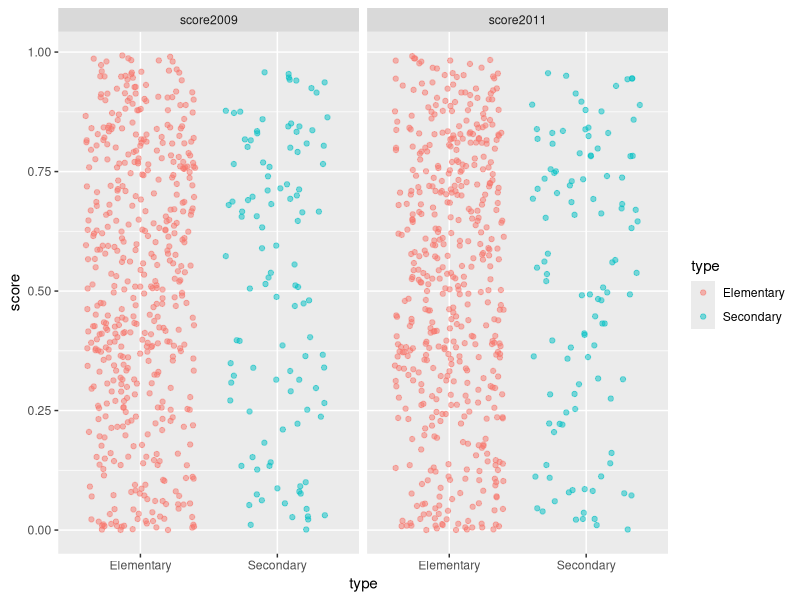
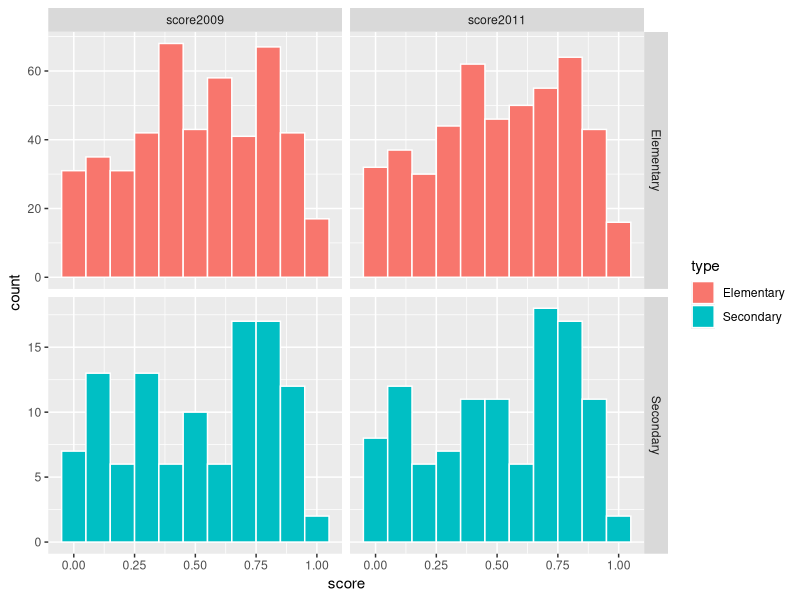
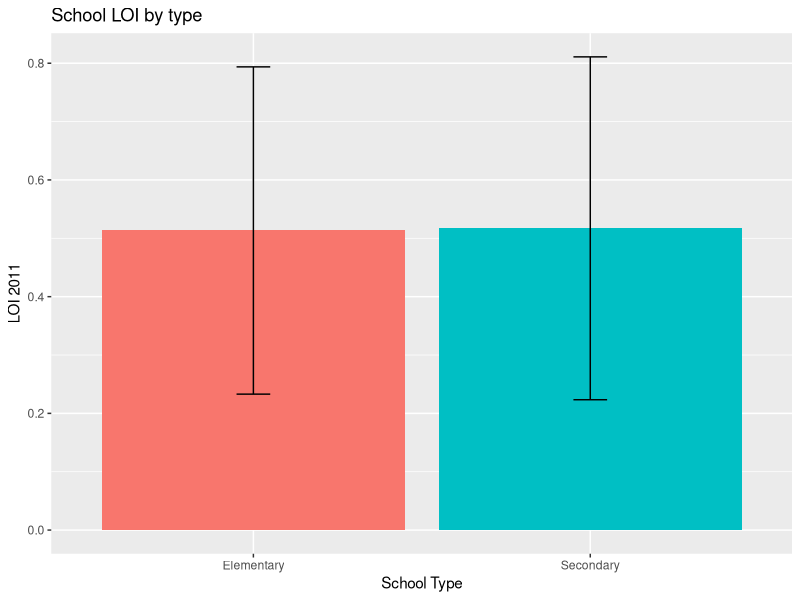
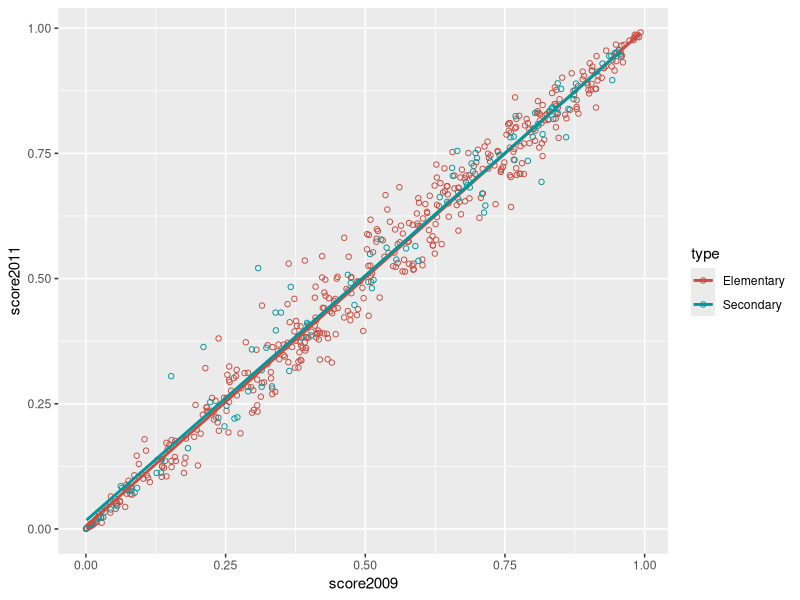
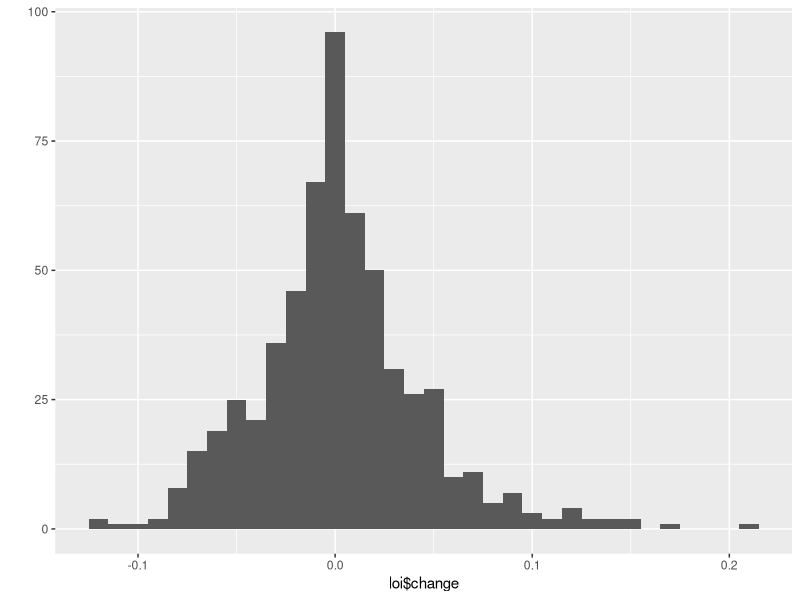
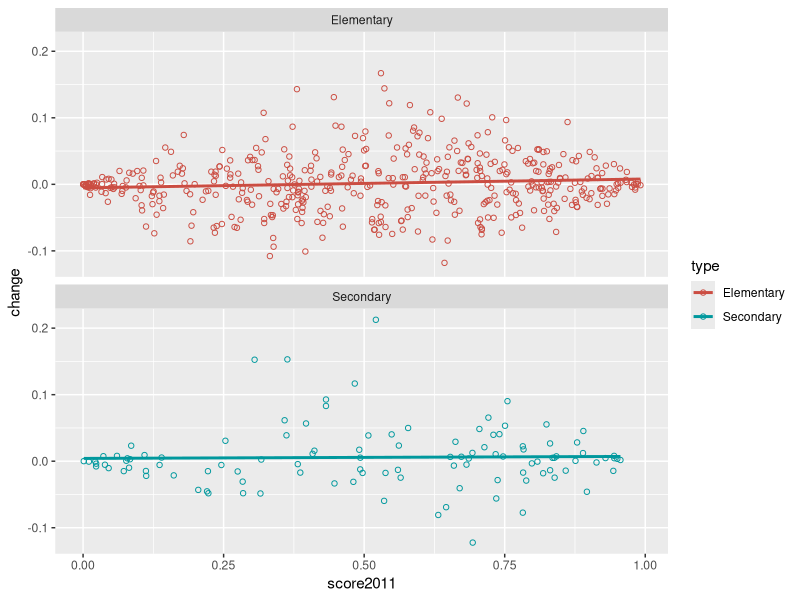
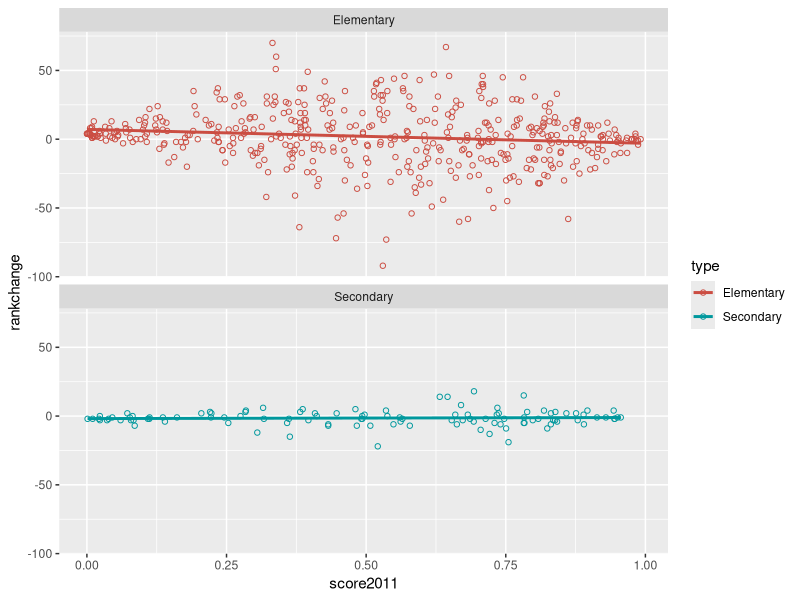
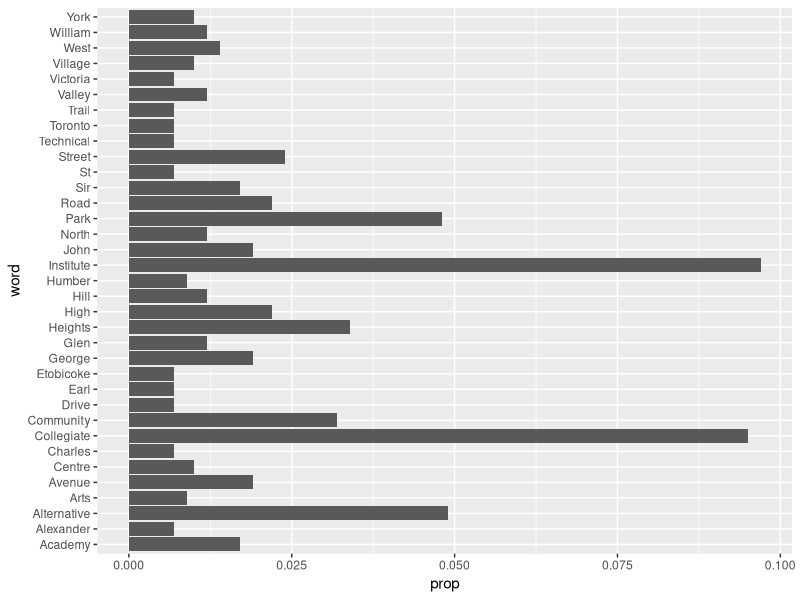

The R script that drew these images, in order:
## ---- chunk 1
library(ggplot2)
library(plyr)
library(reshape2)
library(psych)

# read data
loi <- read.csv("data/loi.csv", stringsAsFactors=FALSE)
loi$type <- factor(loi$type, levels=c(1,2), labels=c("Elementary", "Secondary"))
## ---- chunk 2
# structure of dataset
str(loi)
## ---- chunk 3
# melt data to long format, for easier visualization
loi_long <- melt(data=loi, 
                 id.vars=c("id","name","type"), 
                 measure.vars=c("score2009", "score2011"), 
                 variable.name="year", 
                 value.name="score")

# jitter plots of LOI, by year and school type
ggplot(loi_long, aes(x=type, y=score)) + 
  geom_jitter(alpha=I(1/2), aes(color=type)) + 
  facet_wrap(~year, ncol=2)

# histograms of LOI, by year and school type
ggplot(loi_long, aes(x=score, fill=type)) + 
  geom_histogram(binwidth=.1, colour="white") +
  facet_grid(type ~ year, scales="free_y")
## ---- chunk 4
# check difference between school types
summary <- ddply(loi, .(type), summarise, mean=mean(score2011), sd=sd(score2011))
ggplot(summary, aes(x=type, y=mean, fill=type)) +
  geom_bar(stat="identity") +
  geom_errorbar(aes(ymin=mean-sd, ymax=mean+sd), width=.1) +
  xlab("School Type") + ylab("LOI 2011") +
  ggtitle("School LOI by type") +
  guides(fill=FALSE)
## ---- chunk 5
# correlations
cor.test(~ score2009 + score2011, loi)

# scatterplots of score2009 and score2011
# with separate regression lines for elementary and secondary
ggplot(loi, aes(x=score2009, y=score2011, color=type)) + 
  geom_point(shape=1) +
  scale_colour_hue(l=50) + 
  geom_smooth(method=lm, se=FALSE)
## ---- chunk 6
# compute change of LOI
loi$change <- loi$score2011 - loi$score2009
# summary
round(t(psych::describe(loi$change)), 1)

# plot it
qplot(loi$change, binwidth=.01)
## ---- chunk 7
# school(s) that deserve applause
loi$name[na.omit(loi$change) > 0.2]
## ---- chunk 8
# plot LOI change with score2011, respectively for elementary and secondary
ggplot(loi, aes(x=score2011, y=change, color=type)) + 
  geom_point(shape=1) +
  scale_colour_hue(l=50) + 
  facet_wrap(~type, ncol=1) +
  geom_smooth(method=lm, se=FALSE)
## ---- chunk 9
# compute rank change
loi$rankchange <- loi$rank2011 - loi$rank2009

# plot rank change
ggplot(loi, aes(x=score2011, y=rankchange, color=type)) + 
  geom_point(shape=1) +
  scale_colour_hue(l=50) + 
  facet_wrap(~type, ncol=1) +
  geom_smooth(method=lm, se=FALSE)
## ---- chunk 10
# create a vector of the words that occur in school names
lw <- unlist(strsplit(loi$name, split = " "))

# remove stopwords that are not very informative
stopwords <- c("School", "Public", "Senior", "Junior", 
               "Middle", "Elementary", "Secondary", 
               "and", "of", "for", "the")
lw <- lw[!(lw %in% stopwords)]

# extract words longer than 1, because there are many initials in school names
# loi$name[grep("[A-Z] +", loi$name)]
lw <- lw[nchar(lw) > 1]

# create a table of the frequency of school names
tlw <- table(lw)

# extract cells of table with count greater than 3
tlw2 <- tlw[tlw > 3]

# sorted in decreasing order
tlw2 <- sort(tlw2, decreasing = TRUE)

# values as proporitions
tlw2p <- round(tlw2/nrow(loi), 3)

# show this in a bar graph
tlw2pdf <- data.frame(word = names(tlw2p), prop = as.numeric(tlw2p), stringsAsFactors = FALSE)
tlw2pdf

# the following doesn't work when publishing to WordPress
# because of a bug with the 'evaluate' package
ggplot(tlw2pdf, aes(x=word, y=prop)) + geom_bar(stat="identity") + coord_flip()

# make it log counts
ggplot(tlw2pdf, aes(word, log(prop * nrow(loi)))) + geom_bar(stat="identity") + coord_flip()
## ---- chunk 11
# compute word count of names
loi$nameWordCount <- sapply(strsplit(loi$name, " "), length)
# histogram
ggplot(loi, aes(x=nameWordCount, fill=type)) + geom_histogram(binwidth=1, alpha=.5, position="identity")

# correlations
loi_cor <- loi[ , c(4, 6, 8, 10)] # get relevant columns
# correlation test
corr.test(na.omit(loi_cor))

# correlation between LOI change and word count of school names
corr <- cor.test(loi$change, loi$nameWordCount, use="pairwise.complete.obs")
## ---- chunk 12
# relevant words
academynames <- c("Institute", "Collegiate", "Academy")

# find out for each school name whether it contains any of those words
schsplit <- strsplit(loi$name, " ")
loi$hasAcademy <- sapply(schsplit, function(X) length(intersect(X, academynames)) > 0)

# t test
t_test <- t.test(loi$score2011 ~ loi$hasAcademy)
t_test
## ---- chunk 13
# save the final data
write.csv(loi, file = "data/loi_final.csv")
